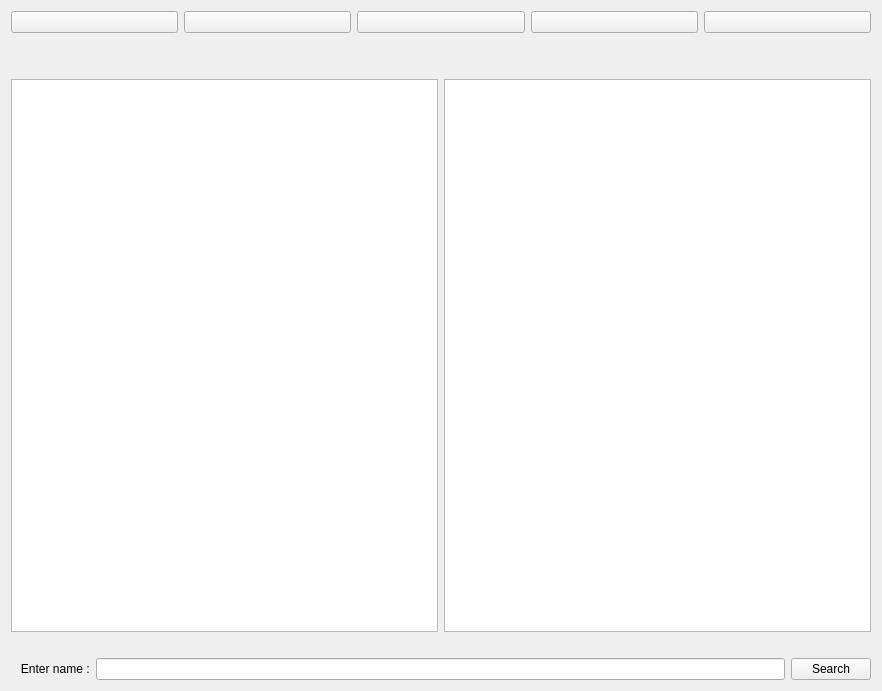
<?xml version="1.0" encoding="UTF-8"?>
<ui version="4.0">
 <class>Form</class>
 <widget class="QWidget" name="Form">
  <property name="geometry">
   <rect>
    <x>0</x>
    <y>0</y>
    <width>882</width>
    <height>691</height>
   </rect>
  </property>
  <property name="windowTitle">
   <string>Form</string>
  </property>
  <layout class="QVBoxLayout" name="verticalLayout">
   <item>
    <layout class="QGridLayout" name="gridLayout">
     <item row="0" column="2">
      <widget class="QPushButton" name="btnCopy">
       <property name="text">
        <string/>
       </property>
       <property name="icon">
        <iconset resource="resources/resources.qrc">
         <normaloff>:/png-transparent-paper-computer-icons-cut-copy-and-paste-symbol-user-interface-symbol-miscellaneous-angle-text-thumbnail-removebg-preview.png</normaloff>:/png-transparent-paper-computer-icons-cut-copy-and-paste-symbol-user-interface-symbol-miscellaneous-angle-text-thumbnail-removebg-preview.png</iconset>
       </property>
       <property name="iconSize">
        <size>
         <width>30</width>
         <height>30</height>
        </size>
       </property>
      </widget>
     </item>
     <item row="0" column="0">
      <widget class="QPushButton" name="btnCreate">
       <property name="text">
        <string/>
       </property>
       <property name="icon">
        <iconset resource="resources/resources.qrc">
         <normaloff>:/2044254-200.png</normaloff>:/2044254-200.png</iconset>
       </property>
       <property name="iconSize">
        <size>
         <width>30</width>
         <height>30</height>
        </size>
       </property>
      </widget>
     </item>
     <item row="0" column="1">
      <widget class="QPushButton" name="btnDelete">
       <property name="text">
        <string/>
       </property>
       <property name="icon">
        <iconset resource="resources/resources.qrc">
         <normaloff>:/pngegg.png</normaloff>:/pngegg.png</iconset>
       </property>
       <property name="iconSize">
        <size>
         <width>30</width>
         <height>30</height>
        </size>
       </property>
      </widget>
     </item>
     <item row="0" column="3">
      <widget class="QPushButton" name="btnReplace">
       <property name="text">
        <string/>
       </property>
       <property name="icon">
        <iconset resource="resources/resources.qrc">
         <normaloff>:/1827319.png</normaloff>:/1827319.png</iconset>
       </property>
       <property name="iconSize">
        <size>
         <width>30</width>
         <height>30</height>
        </size>
       </property>
      </widget>
     </item>
     <item row="0" column="4">
      <widget class="QPushButton" name="btnRename">
       <property name="text">
        <string/>
       </property>
       <property name="icon">
        <iconset resource="resources/resources.qrc">
         <normaloff>:/5261910.png</normaloff>:/5261910.png</iconset>
       </property>
       <property name="iconSize">
        <size>
         <width>30</width>
         <height>30</height>
        </size>
       </property>
      </widget>
     </item>
    </layout>
   </item>
   <item>
    <widget class="QLabel" name="label">
     <property name="text">
      <string/>
     </property>
    </widget>
   </item>
   <item>
    <layout class="QGridLayout" name="gridLayout_2">
     <item row="0" column="0">
      <widget class="QLabel" name="leftPath">
       <property name="text">
        <string/>
       </property>
      </widget>
     </item>
     <item row="0" column="1">
      <widget class="QLabel" name="rightPath">
       <property name="text">
        <string/>
       </property>
      </widget>
     </item>
    </layout>
   </item>
   <item>
    <layout class="QHBoxLayout" name="horizontalLayout">
     <item>
      <widget class="QListView" name="lvLeft"/>
     </item>
     <item>
      <widget class="QListView" name="lvRight"/>
     </item>
    </layout>
   </item>
   <item>
    <layout class="QGridLayout" name="gridLayout_3">
     <item row="0" column="2">
      <widget class="QLabel" name="lblSize">
       <property name="text">
        <string/>
       </property>
      </widget>
     </item>
     <item row="0" column="1">
      <widget class="QLabel" name="lblType">
       <property name="text">
        <string/>
       </property>
      </widget>
     </item>
     <item row="0" column="0">
      <widget class="QLabel" name="lblDate">
       <property name="text">
        <string/>
       </property>
      </widget>
     </item>
    </layout>
   </item>
   <item>
    <layout class="QGridLayout" name="gridLayout_4">
     <item row="0" column="1">
      <widget class="QLineEdit" name="lineSearch"/>
     </item>
     <item row="0" column="0">
      <widget class="QLabel" name="enterName">
       <property name="text">
        <string>   Enter name :</string>
       </property>
      </widget>
     </item>
     <item row="0" column="2">
      <widget class="QPushButton" name="btnSearch">
       <property name="text">
        <string>Search</string>
       </property>
      </widget>
     </item>
    </layout>
   </item>
  </layout>
 </widget>
 <resources>
  <include location="resources/resources.qrc"/>
 </resources>
 <connections/>
</ui>
